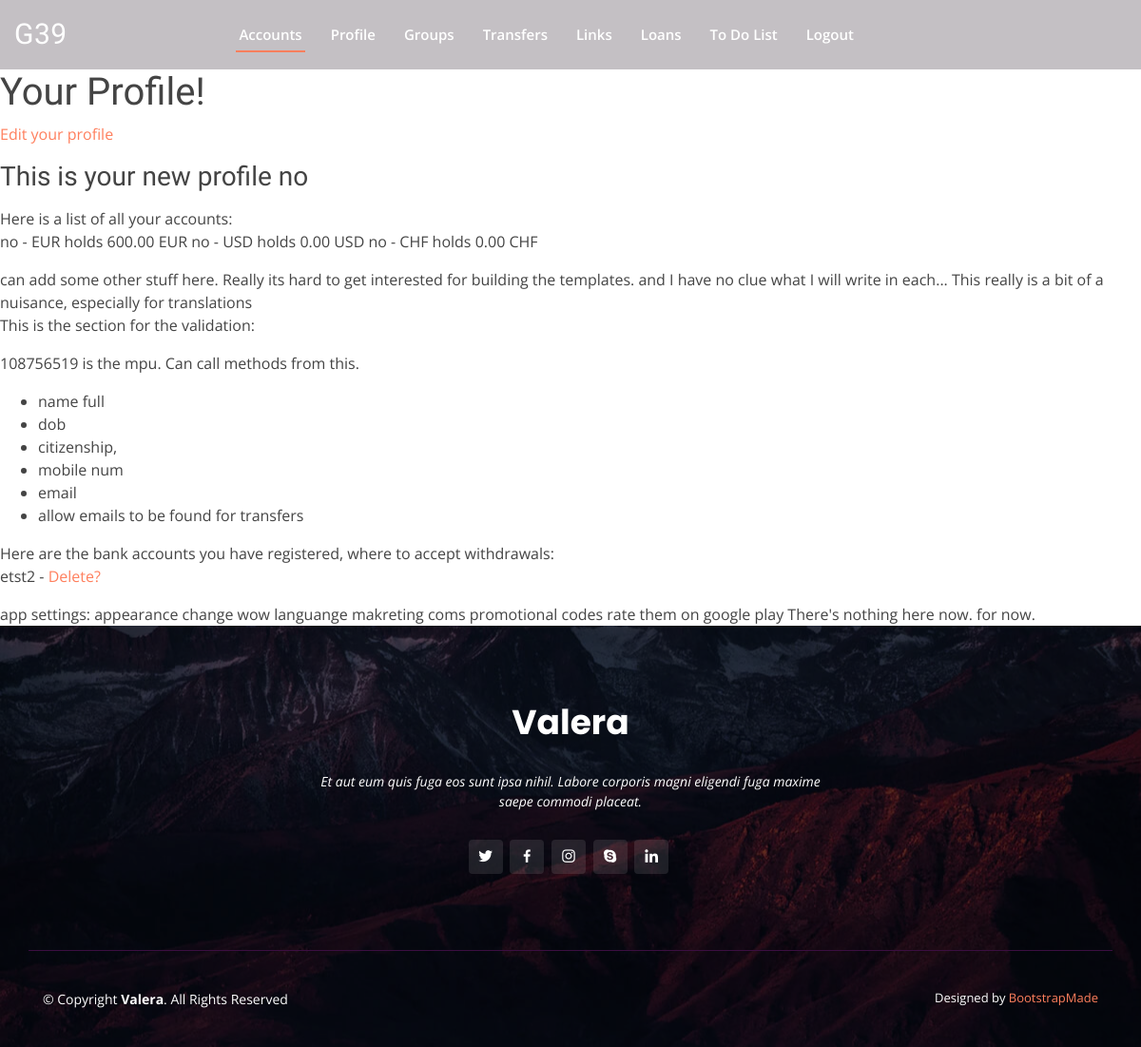
Screenshot of /profile/ (signed in) with the database file from the repository.
### saver/models.py (models this page shows, shortened)
class Saver(models.Model):
    user = models.OneToOneField(User, on_delete=models.PROTECT, related_name='user_saver')
    created = models.DateTimeField(auto_now_add=True)
    mid = models.PositiveIntegerField(default=0)
    user_type = models.CharField(max_length=3, choices=USER_TYPES)
    active = models.BooleanField(default=True)
    validation_status = models.CharField(choices=DOCUMENTS_STATUS_CHOICES, default='CREATED', max_length=17)
    birthday = models.DateField(blank=True, null=True)
    nationality = models.CharField(max_length=100, default='DE') # need to change these fields to country fields
    country_of_residence = models.CharField(max_length=100, default='DE') # same
    class Meta:
        ordering = ['-created']

### cuenta/models.py (models this page shows, shortened)
class Cuenta(models.Model):
    created = models.DateTimeField(auto_now_add=True)
    updated = models.DateTimeField(auto_now=True)
    user = models.ForeignKey(User, on_delete=models.PROTECT)
    id = models.CharField(max_length=35, default=uuid.uuid4, primary_key=True, editable=False, db_index=True)
    activation = models.BooleanField(default=True)
    viban = models.CharField(max_length=35, null=True)
    currency = models.CharField(max_length=3, choices=supported_currencies, default='EUR')
    balance = models.DecimalField(max_digits=10, decimal_places=2, default=0.00)
    wid = models.IntegerField(verbose_name='Wallet ID', default=0)
    description = models.CharField(max_length=200)
    def __str__(self):
        return f'{self.user} - {self.currency}'

### payment/models.py (models this page shows, shortened)
class MangoBankAccount(models.Model):
    saver = models.ForeignKey(Saver, on_delete=models.DO_NOTHING, related_name='saverbankaccount')
    bid = models.PositiveIntegerField(default=0)
    description = models.CharField(max_length=25)
    bank_account_type = models.CharField(max_length=6, default='IBAN')
    al1 = models.CharField(max_length=150)
    al2 = models.CharField(max_length=150, null=True, blank=True)
    city = models.CharField(max_length=50)
    pc = models.CharField(max_length=8)
    country = models.CharField(max_length=25) #change for a country field later on.
    account_number = models.CharField(max_length=50)
    bic = models.CharField(max_length=12, blank=True, null=True)
    iban = models.CharField(max_length=25)
    currency = models.CharField(max_length=3, default=supported_currencies)
    def __str__(self):
        return self.description

### saver/views.py (the view)
# urls.py: path('', SaverView.as_view(), name='saverview'),
class SaverView(LoginRequiredMixin, DetailView):
    model = Saver
    template_name = 'saver/detail.html'
    context_object_name = 'saver'
    def get_object(self, queryset=None):
        obj = Saver.objects.get(user=self.request.user)
        return obj
    def get_context_data(self, **kwargs):
        context = super(SaverView, self).get_context_data()
        context['cuentas'] = Cuenta.objects.filter(user=self.request.user)
        if not self.object.mid == 0:
            context['mpu'] = MangoNaturalUser.objects.get(user=self.request.user)
        context['bankaccounts'] = MangoBankAccount.objects.filter(saver=self.object)
        return context

### payment/models.py (called while the page is built)
    def __str__(self):
        return str(self.mid)

### saver/templates/saver/detail.html (shortened to what this page needs)
{% extends "base.html" %}
{% block content %}
<h1>
    Your Profile!
</h1>
<p>
    <a href="{% url 'saverupdate' %}">Edit your profile</a><br>
</p>
<p>
    <h3>This is your new profile {{ saver.user.first_name }}</h3>
</p>
Here is a list of all your accounts:
<p>
{% for cuenta in cuentas %}
    {{ cuenta }} holds {{ cuenta.balance }} {{ cuenta.currency }}
{% empty %}
    Go create an account!
{% endfor %}
</p>
can add some other stuff here. Really its hard to get interested for building the templates.
    and I have no clue what I will write in each... This really is a bit of a nuisance, especially for translations
<p>
    This is the section for the validation:
</p>
<p>
    {{ mpu }} is the mpu. Can call methods from this.
</p>
<ul>
    <li>name full</li>
    <li>dob</li>
    <li>citizenship,</li>
    <li>mobile num</li>
    <li>email</li>
    <li>allow emails to be found for transfers</li>
</ul>
<p>
Here are the bank accounts you have registered, where to accept withdrawals:<br>
{% for ba in bankaccounts %}
    {{ ba }} - <a href="{% url 'bankaccountdelete' ba.id %}">Delete?</a> <br>
{% empty %}
    <a href="{% url 'bankaccountcreate' %}" class="btn btn-primary btn-sm">Register a withdrawal account</a>
{% endfor %}
</p>
app settings:
appearance change wow
languange
makreting coms
promotional codes
rate them on google play
There's nothing here now. for now.
{% endblock %}

### static/assets/css/style.css (style rules this page uses)
body { font-family: "Open Sans", sans-serif; color: #444444; }
a { color: #ff7f5d; }
h1, h2, h3, h4, h5, h6 { font-family: "Raleway", sans-serif; }

### rows the page displays
Saver: user.first_name "no", mid "108756519"
Cuenta: user+currency "no - EUR", balance "600.00", currency "EUR"
Cuenta: user+currency "no - USD", balance "0.00", currency "USD"
Cuenta: user+currency "no - CHF", balance "0.00", currency "CHF"
MangoBankAccount: description "etst2"
